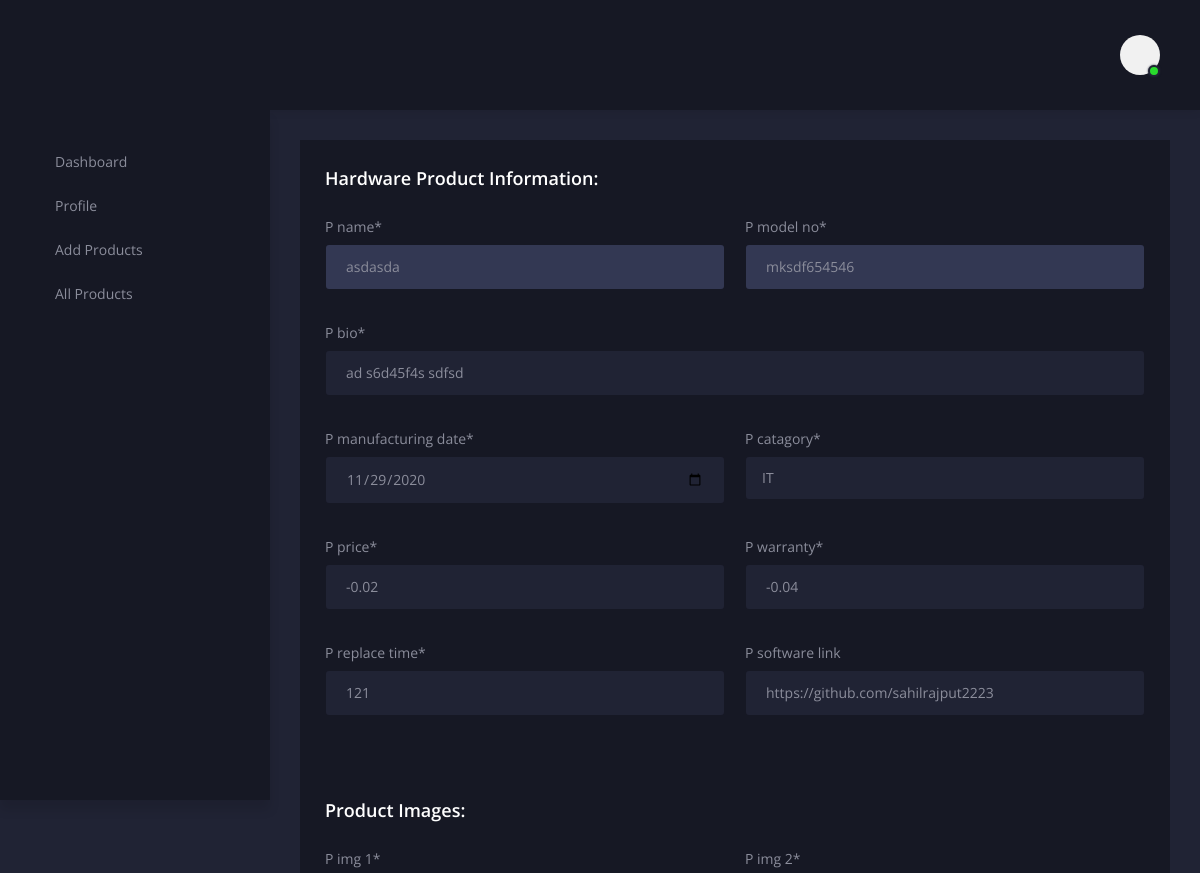
The page /Company/Edit_Hardware/4 (upper part) on the database as committed earlier.
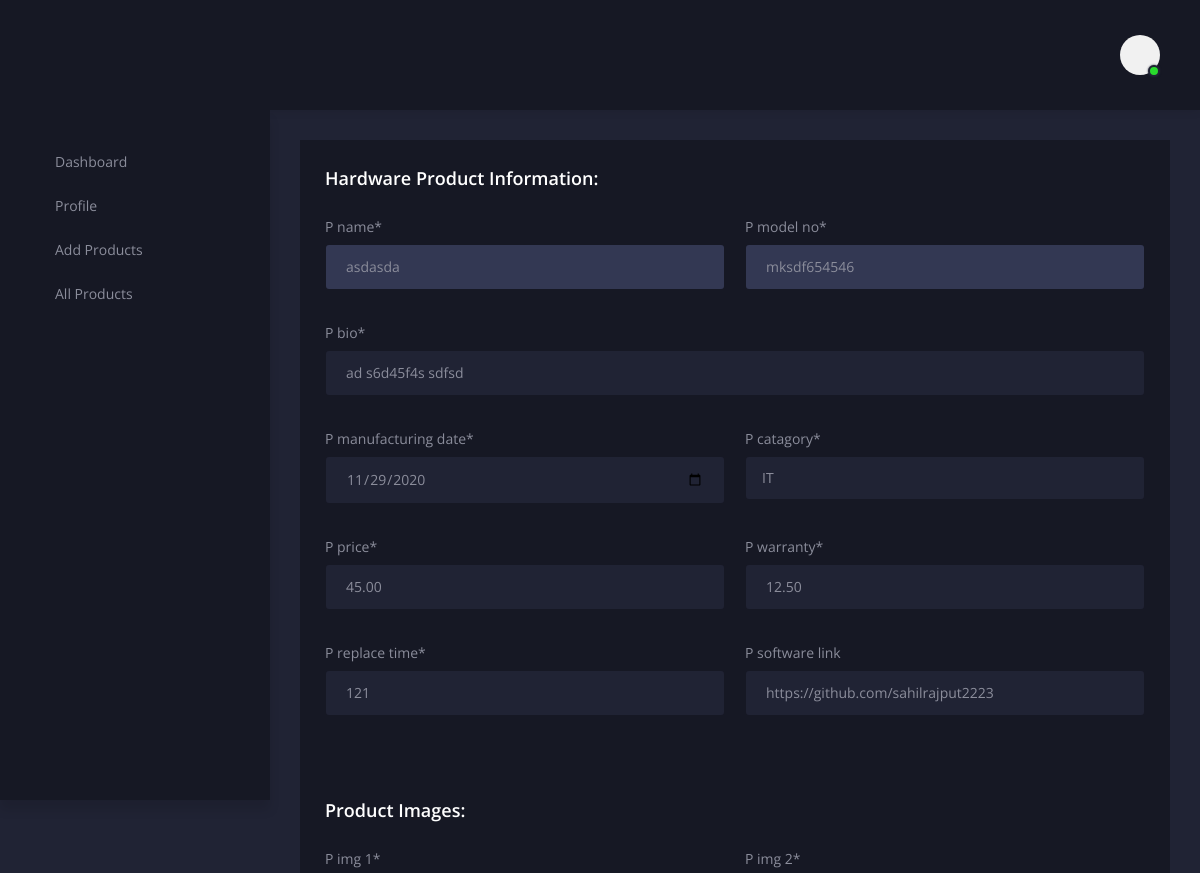
The same page on the database as committed later.
### Company/models.py (models this page shows, shortened)
class Product_Hardware(models.Model):
    p_company_id = models.CharField(max_length = 20)
    p_name = models.CharField(max_length = 50)
    p_model_no = models.CharField(max_length = 20)
    p_bio = models.TextField()
    p_manufacturing_date = models.DateField()
    p_img_1 = models.ImageField(upload_to= upload_product_img_path)
    p_img_2 = models.ImageField(upload_to= upload_product_img_path)
    p_img_3 = models.ImageField(upload_to= upload_product_img_path, null=True, blank=True)
    p_img_4 = models.ImageField(upload_to= upload_product_img_path, null=True, blank=True)
    p_img_5 = models.ImageField(upload_to= upload_product_img_path, null=True, blank=True)
    p_img_6 = models.ImageField(upload_to= upload_product_img_path, null=True, blank=True)
    p_catagory = models.ForeignKey(Product_Catagory, on_delete = models.CASCADE)
    p_price = models.DecimalField(max_digits = 10, decimal_places = 2)
    P_warranty = models.DecimalField(max_digits = 4, decimal_places = 2)
    p_replace_time = models.CharField(max_length = 3)
    p_ppt = models.FileField( upload_to=upload_ppt_path, null= True, blank= True)
    p_pdf = models.FileField(upload_to = upload_pdf_path,null=True, blank=True)
    p_blog_link = models.URLField(null=True, blank=True)
    p_youtube_link = models.URLField(null=True, blank=True)
    p_software_link = models.URLField(max_length = 200, null=True, blank= True)
    p_feature_1 = models.CharField(max_length = 300)
    p_feature_2 = models.CharField(max_length=300)
    p_feature_3 = models.CharField(max_length=300, null=True, blank=True)
    p_feature_4 = models.CharField(max_length=300, null=True, blank=True)
    p_feature_5 = models.CharField(max_length=300, null=True, blank=True)
    p_feature_6 = models.CharField(max_length=300, null=True, blank=True)
    p_creation_date = models.DateTimeField(auto_now_add= True)
    p_updated_date = models.DateTimeField(auto_now= True)

### Company/views.py (the view, shortened to what this page needs)
def Edit_Hardware_product_view(request, productId):
    temp = "Company/edit_hardware_product.html"
    Hardware_product = get_object_or_404(Product_Hardware, pk=productId)
    form = Edit_Hardware_product_form(request.POST or None, request.FILES or None, instance=Hardware_product)
    return render(request, temp, {'product_hardware_form': form})

### Company/models.py (called while the page is built)
    def __str__(self):
        return self.catagory_name

### Templates/Company/edit_hardware_product.html (shortened to what this page needs)
{% extends 'Company/header_footer.html' %}
{% load static %}
{% load crispy_forms_tags %}
{% block 'content' %}
        <div class="content-body">
            <div class="row mbn-50">
                <div class="col-xlg-12 col-12 mb-50">
                    <div class="row mbn-30">
                        <div class="col-xlg-12 col-lg-12 col-12 mb-30">
                            <div class="box">
                                <div class="box-body">
                                        <form method="POST" enctype="multipart/form-data">
                                        <div class="form">
                                            <div class="row row-10 mbn-20">
                                                <div class="col-sm-12 col-12 mb-20"><h4>Hardware Product Information: </h4></div>
                                                <div class="col-sm-6 col-12 mb-20">{{ product_hardware_form.p_name | as_crispy_field }}</div>
                                                <div class="col-sm-6 col-12 mb-20">{{ product_hardware_form.p_model_no | as_crispy_field }}</div>
                                                <div class="col-sm-12 col-12 mb-20">{{ product_hardware_form.p_bio | as_crispy_field }}</div>
                                                <div class="col-sm-6 col-12 mb-20">{{ product_hardware_form.p_manufacturing_date | as_crispy_field }}</div>
                                                <div class="col-sm-6 col-12 mb-20">{{ product_hardware_form.p_catagory | as_crispy_field }}</div>
                                                <div class="col-sm-6 col-12 mb-20">{{ product_hardware_form.p_price | as_crispy_field }}</div>
                                                <div class="col-sm-6 col-12 mb-20">{{ product_hardware_form.P_warranty | as_crispy_field }}</div>
                                                <div class="col-sm-6 col-12 mb-20">{{ product_hardware_form.p_replace_time | as_crispy_field }}</div>
                                                <div class="col-sm-6 col-12 mb-20">{{ product_hardware_form.p_software_link | as_crispy_field }}</div>
                                                <div class="col-sm-12 col-12 mb-20"><br></div>
                                                <div class="col-sm-12 col-12 mb-20"><h4>Product Images: </h4></div>
                                                <div class="col-sm-6 col-12 mb-20">{{ product_hardware_form.p_img_1 | as_crispy_field }}</div>
                                                <div class="col-sm-6 col-12 mb-20">{{ product_hardware_form.p_img_2 | as_crispy_field }}</div>
                                            </div>
                                    </div>
                                    </form>
                                </div>
                            </div>
                        </div>
                    </div>
                </div>
            </div>
        </div>
{% endblock %}

Rows that differ between the two databases and show on the page:
changed Product_Hardware "P img 1 *": p_price "-0.02" → "45.00"; P_warranty "-0.04" → "12.50"
